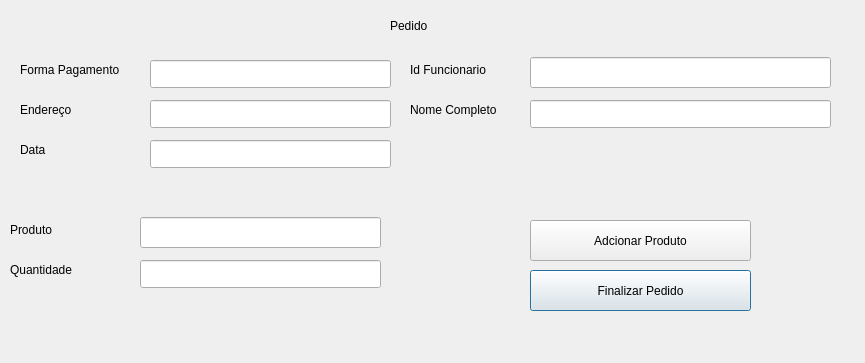
<?xml version="1.0" encoding="UTF-8"?>
<ui version="4.0">
 <class>VenderProdutos</class>
 <widget class="QDialog" name="VenderProdutos">
  <property name="geometry">
   <rect>
    <x>0</x>
    <y>0</y>
    <width>865</width>
    <height>363</height>
   </rect>
  </property>
  <property name="windowTitle">
   <string>Dialog</string>
  </property>
  <widget class="QLineEdit" name="FPag_txt">
   <property name="geometry">
    <rect>
     <x>150</x>
     <y>60</y>
     <width>241</width>
     <height>28</height>
    </rect>
   </property>
  </widget>
  <widget class="QLabel" name="label">
   <property name="geometry">
    <rect>
     <x>20</x>
     <y>60</y>
     <width>121</width>
     <height>20</height>
    </rect>
   </property>
   <property name="text">
    <string>Forma Pagamento</string>
   </property>
  </widget>
  <widget class="QLineEdit" name="End_txt">
   <property name="geometry">
    <rect>
     <x>150</x>
     <y>100</y>
     <width>241</width>
     <height>28</height>
    </rect>
   </property>
  </widget>
  <widget class="QLabel" name="label_2">
   <property name="geometry">
    <rect>
     <x>20</x>
     <y>100</y>
     <width>91</width>
     <height>20</height>
    </rect>
   </property>
   <property name="text">
    <string>Endereço</string>
   </property>
  </widget>
  <widget class="QLineEdit" name="Data_txt">
   <property name="geometry">
    <rect>
     <x>150</x>
     <y>140</y>
     <width>241</width>
     <height>28</height>
    </rect>
   </property>
  </widget>
  <widget class="QLabel" name="label_3">
   <property name="geometry">
    <rect>
     <x>20</x>
     <y>140</y>
     <width>91</width>
     <height>20</height>
    </rect>
   </property>
   <property name="text">
    <string>Data</string>
   </property>
  </widget>
  <widget class="QLabel" name="label_4">
   <property name="geometry">
    <rect>
     <x>390</x>
     <y>10</y>
     <width>101</width>
     <height>31</height>
    </rect>
   </property>
   <property name="text">
    <string>Pedido</string>
   </property>
  </widget>
  <widget class="QPushButton" name="FinalizaP_bt">
   <property name="geometry">
    <rect>
     <x>530</x>
     <y>270</y>
     <width>221</width>
     <height>41</height>
    </rect>
   </property>
   <property name="text">
    <string>Finalizar Pedido</string>
   </property>
  </widget>
  <widget class="QLabel" name="label_5">
   <property name="geometry">
    <rect>
     <x>410</x>
     <y>100</y>
     <width>111</width>
     <height>20</height>
    </rect>
   </property>
   <property name="text">
    <string>Nome Completo</string>
   </property>
  </widget>
  <widget class="QLineEdit" name="Id_txt">
   <property name="geometry">
    <rect>
     <x>530</x>
     <y>57</y>
     <width>301</width>
     <height>31</height>
    </rect>
   </property>
  </widget>
  <widget class="QLineEdit" name="Nome_txt">
   <property name="geometry">
    <rect>
     <x>530</x>
     <y>100</y>
     <width>301</width>
     <height>28</height>
    </rect>
   </property>
  </widget>
  <widget class="QLabel" name="label_7">
   <property name="geometry">
    <rect>
     <x>410</x>
     <y>60</y>
     <width>101</width>
     <height>20</height>
    </rect>
   </property>
   <property name="text">
    <string>Id Funcionario</string>
   </property>
  </widget>
  <widget class="QLabel" name="label_6">
   <property name="geometry">
    <rect>
     <x>10</x>
     <y>260</y>
     <width>91</width>
     <height>20</height>
    </rect>
   </property>
   <property name="text">
    <string>Quantidade</string>
   </property>
  </widget>
  <widget class="QLineEdit" name="Produto_txt">
   <property name="geometry">
    <rect>
     <x>140</x>
     <y>217</y>
     <width>241</width>
     <height>31</height>
    </rect>
   </property>
  </widget>
  <widget class="QLineEdit" name="Qtd_txt">
   <property name="geometry">
    <rect>
     <x>140</x>
     <y>260</y>
     <width>241</width>
     <height>28</height>
    </rect>
   </property>
  </widget>
  <widget class="QLabel" name="label_8">
   <property name="geometry">
    <rect>
     <x>10</x>
     <y>220</y>
     <width>121</width>
     <height>20</height>
    </rect>
   </property>
   <property name="text">
    <string>Produto</string>
   </property>
  </widget>
  <widget class="QPushButton" name="AdProduto_bt">
   <property name="geometry">
    <rect>
     <x>530</x>
     <y>220</y>
     <width>221</width>
     <height>41</height>
    </rect>
   </property>
   <property name="text">
    <string>Adcionar Produto</string>
   </property>
  </widget>
 </widget>
 <resources/>
 <connections/>
</ui>
